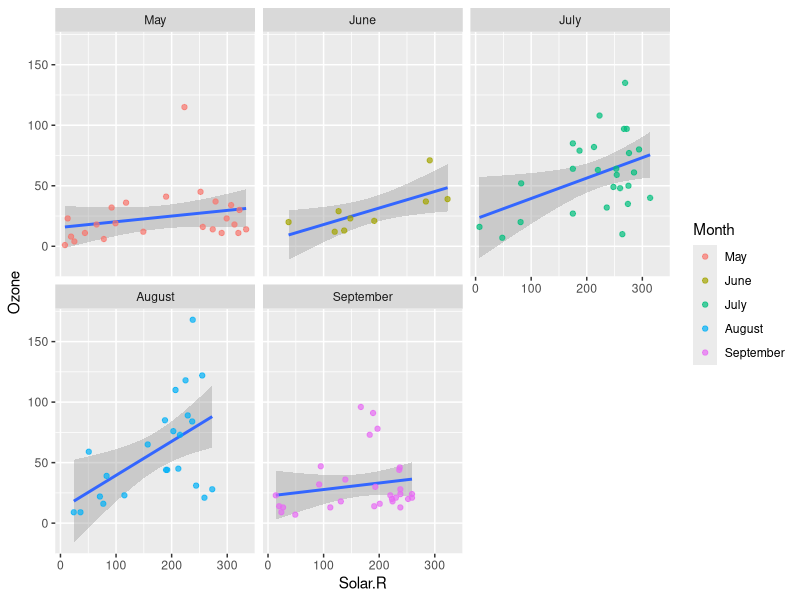
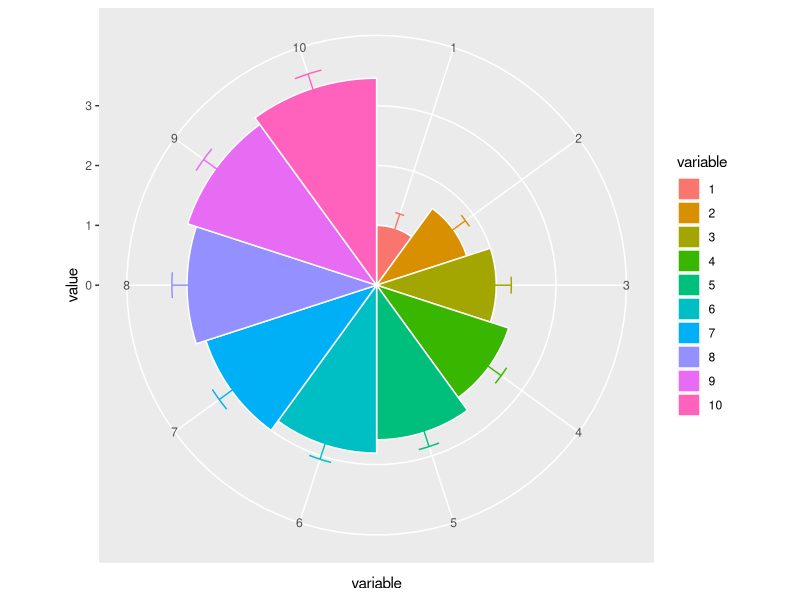
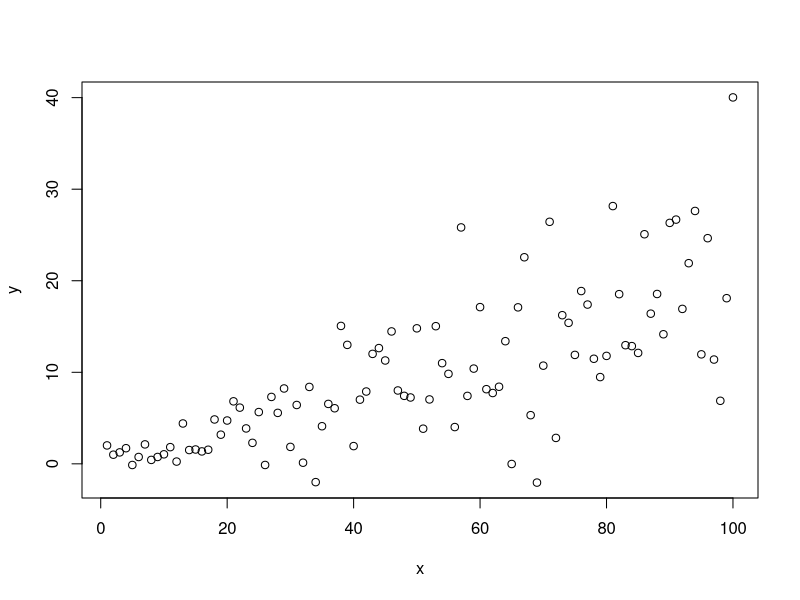

Source code (R) for these figures, in order:
## ---- chunk 1
library(ggplot2)
airquality$Month <- factor(airquality$Month, levels = 5:9, labels = month.name[5:9])

ggplot(data = na.omit(airquality), mapping = aes(x = Solar.R, y = Ozone)) +
    geom_smooth(method="lm", formula = 'y ~ x') +
    geom_point(aes(color = Month), alpha = 0.7) + facet_wrap(. ~ Month)
## ---- chunk 2
# function to compute standard error of mean
se <- function(x) sqrt(var(x)/length(x)) 

DF <- data.frame(variable = as.factor(1:10), value = log2(2:11))

ggplot(DF, aes(variable, value, fill = variable)) +
    geom_bar(width = 1, stat = "identity", color = "white") +
    geom_errorbar(aes(ymin = value - se(value), 
                      ymax = value + se(value), 
                      color = variable), 
                      width = .2) + 
    scale_y_continuous(breaks = 0:nlevels(DF$variable)) +
    coord_polar() 
## ---- chunk 3
x <- 1:100
y <- rnorm(100) + 1:100*rnorm(100, 0.2, 0.1)
plot(x, y)
